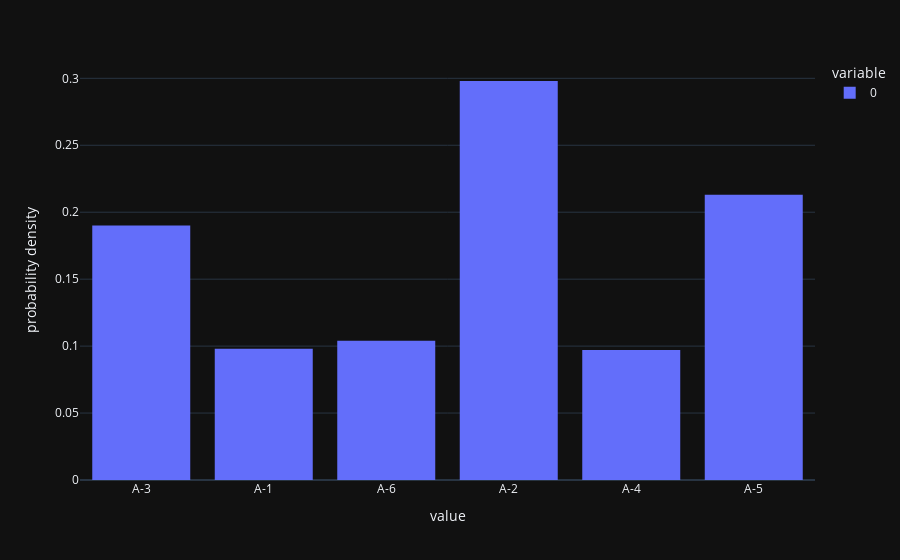

Notebook source saved alongside this figure:
### Markdown cell above
## 1° Construction de nos objets

### Code cell
class walkerTable():
    def __init__(self, distribution : (float), distribution_values : tuple):
        """construction de la table de walker.
        Distribution est un tuple qui contient notre distribution de probablité.
        Distribution_values est un tuple qui contient les valeurs associées a notre distribution de probablité."""

        assert len(distribution) == len(distribution_values), "Tuples de tailles differentes. \n" + str(len(distribution)) + "x" + str(len(distribution_values)) #verification d'usage. Il doit y avoir autant de valeurs que le cardinal de notre distribution.
        self.distribution_values = distribution_values
        self.distribution = distribution
        self.n = len(self.distribution)
        #dictionnaire de distributions. 
        self.dt_01 = dict(zip([i for i in range(self.n)],
                             [
                                 [self.distribution_values[k],
                              self.distribution[k]] for k in range(self.n)]
                             )
                         )
        #dictionnaire des distributions compilées.
        self.dt_02 = dict(zip([i for i in range(self.n)],
                             [
                                 [] for k in range(self.n)]
                             )
                         )
        H = [] #Cela doit etre une liste temporaire. Liste des distribution superieures a la moyenne.
        L = [] #Cela doit etre une liste temporaire. Liste des distribution inferieures a la moyenne.
        for k in range(self.n):
            var = self.distribution[k]*self.n
            if var < 1:
                L.append(k)
            elif var > 1:
                H.append(k)
        #Listes H et L remplies.
        while (H != []) and (L != []):
            up = H[0] #indice de la premiere distribution superieure a la moyenne.
            low = L[0] #indice de la premiere distribution superieure a la moyenne.
            self.dt_01[up][1] = self.dt_01[up][1] - (1/self.n - self.dt_01[low][1])
            self.dt_02[low].append(self.dt_01[up][0]) #on rajoute la valeur de la distribution compilée
            self.dt_02[low].append((1/self.n - self.dt_01[low][1])) #on rajoute sa probabilité
            L.pop(0) #La sortie de low de la liste L est certaine, mais celle de up ne l'est pas.
            if (self.dt_01[up][1]*self.n < 1):
                L.append(up)
                H.pop(0)
            elif (self.dt_01[up][1]*self.n == 1):
                H.pop(0)
            pass
    def __repr__(self):
        return "[Table de Walker] : \n" + "|" + "|".join([elt[0] + " : " + str(elt[1] + 0.0000000001)[:4] for elt in self.dt_01.values()]) + "|" + "\n" + "|" + "|".join([self.dt_02[key][0] + " : " + str(self.dt_02[key][1] + 0.0000000001)[:4] if self.dt_02[key] != [] else " "*(7 + len(self.dt_01[key][0])) for key in self.dt_02.keys()]) + "|" 
    def __str__(self):
        return "[Table de Walker] : \n" + "|" + "|".join([elt[0] + " : " + str(elt[1] + 0.0000000001)[:4] for elt in self.dt_01.values()]) + "|" + "\n" + "|" + "|".join([self.dt_02[key][0] + " : " + str(self.dt_02[key][1] + 0.0000000001)[:4] if self.dt_02[key] != [] else " "*(7 + len(self.dt_01[key][0])) for key in self.dt_02.keys()]) + "|"
    def run(self):
        """Simulation de la distribution de probabilité a support fini"""
        U = rd.random() #Loi uniforme sur [0,1]
        var = int(U*self.n) #Partie entiere d'une loi uniforme sur [|0,n-1|]
        #Loi de bernoulli
        if (self.dt_02[var] == []) or ((U*self.n - var) <= self.dt_01[var][1]*self.n):
            return self.dt_01[var][0]
        else:
            return self.dt_02[var][0]
    def empiricLikelihood(self, n=1000):
        """Affiche l'histogramme de notre distribution pour n simmulation"""
        assert n != 0, "distribution non spécifiée"
        fig = px.histogram([self.run() for k in range(n)], histnorm='probability density', template="plotly_dark")
        fig.show()
test = walkerTable((0.1,0.3,0.2,0.1,0.2,0.1),("A-1","A-2","A-3","A-4","A-5","A-6"))
print(test)
test.empiricLikelihood()

### Figure 1 — Plotly figure (JSON) as saved in the notebook; plotly's stock layout.template omitted (floating-point values rounded to 4 significant figures; data arrays with more than 128 entries replaced by an {"elided": "..."} marker saying what was removed)
{"data": [{"bingroup": "x", "histnorm": "probability density", "hovertemplate": "variable=0<br>value=%{x}<br>probability density=%{y}<extra></extra>", "legendgroup": "0", "marker": {"color": "#636efa", "pattern": {"shape": ""}}, "name": "0", "orientation": "v", "showlegend": true, "type": "histogram", "x": {"elided": "1000 str values"}, "xaxis": "x", "yaxis": "y"}], "layout": {"barmode": "relative", "legend": {"title": {"text": "variable"}, "tracegroupgap": 0}, "margin": {"t": 60}, "xaxis": {"anchor": "y", "domain": [0, 1], "title": {"text": "value"}}, "yaxis": {"anchor": "x", "domain": [0, 1], "title": {"text": "probability density"}}}}
